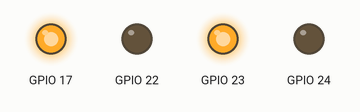
This program was run on a simulated Raspberry Pi (BCM pin numbers). Parts: output pins drawn as LEDs (lit = HIGH). At 7.3 s the program stops and its outputs stay as they are.

Above: at 0.1 s.
At 1.7 s:
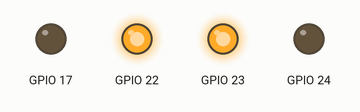
At 4.0 s:
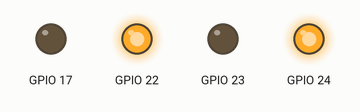
At 5.6 s:
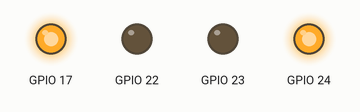
At 7.4 s:
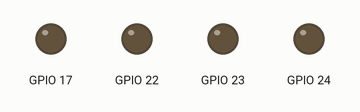
Timing chart, 0 to 8.8 s (numbered marks = the images above):
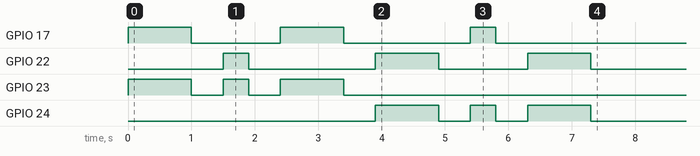

The program:

motor.py
```python
import RPi.GPIO as GPIO
import time

def init():
  GPIO.setmode(GPIO.BCM)
  GPIO.setup(17, GPIO.OUT)
  GPIO.setup(22, GPIO.OUT)
  GPIO.setup(23, GPIO.OUT)
  GPIO.setup(24, GPIO.OUT)

def backward(t):
  init()
  GPIO.output(17, False)
  GPIO.output(22, True)
  GPIO.output(23, False)
  GPIO.output(24, True)
  time.sleep(t)
  GPIO.cleanup()

def forward(t):
  init()
  GPIO.output(17, True)
  GPIO.output(22, False)
  GPIO.output(23, True)
  GPIO.output(24, False)
  time.sleep(t)
  GPIO.cleanup()

def left():
  init()
  GPIO.output(17, False)
  GPIO.output(22, True)
  GPIO.output(23, True)
  GPIO.output(24, False)
  time.sleep(0.4)
  GPIO.cleanup()

def right():
  init()
  GPIO.output(17, True)
  GPIO.output(22, False)
  GPIO.output(23, False)
  GPIO.output(24, True)
  time.sleep(0.4)
  GPIO.cleanup()

forward(1)
time.sleep(0.5)
left()
time.sleep(0.5)
forward(1)
time.sleep(0.5)
backward(1)
time.sleep(0.5)
right()
time.sleep(0.5)
backward(1)
```

Measured:
- by itself, GPIO 17: goes HIGH 1.0 s, LOW 1.4 s, HIGH 1.0 s, LOW 2.0 s, HIGH 0.40 s, then LOW
- by itself, GPIO 22: goes HIGH 0.40 s, LOW 2.0 s, HIGH 1.0 s, LOW 1.4 s, HIGH 1.0 s, then LOW
- by itself, GPIO 23, GPIO 24: goes HIGH 1.0 s, LOW 0.50 s, HIGH 0.40 s, LOW 0.50 s, HIGH 1.0 s, then LOW
